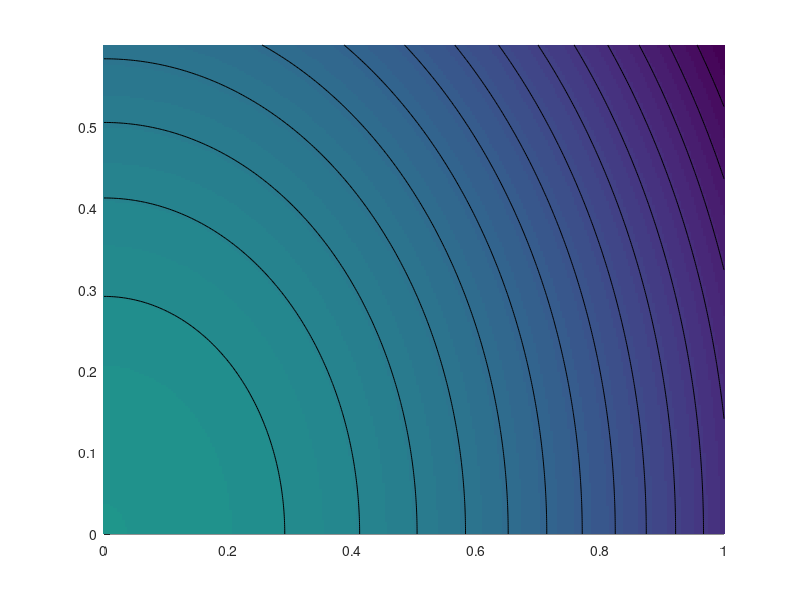

Write MATLAB code to recreate this figure. (Note: this script raises an error after producing the figure.)
%%
% Mirror descent

rep = '../results/mirror-descent/';
[~,~] = mkdir(rep);

bregmode = 'kl';
bregmode = 'sqrt';
bregmode = 'log';
bregmode = 'eucl';


c = [1 4]';

fname = 'linear';
fname = 'quadratic';

switch fname
    case 'quadratic'
        f = @(u,v)(u.^2+v.^2)/2;
        Gradf = @(x)x;
    case 'linear'
        f = @(u,v)u*c(1)+v*c(2);
        Gradf = @(x)c;
end

N = 256;
tx = linspace(0,1,N);
ty = linspace(0,.6,N);
[Y,X] = meshgrid(ty,tx);
F = f(X,Y);

clf; hold on;
imagesc(tx,ty,-F');
contour(tx,ty,F', 15, 'k');

col = {'r' 'g' 'k' 'y'};
breglist = {'kl' 'sqrt' 'log' 'eucl'};

tau = .05;
niter = round(100/tau);

for it = 1:length(bregmode)

    bregmode = breglist{it};

    [R,Ri,phi] = load_bregman(bregmode);


    x = [.95 .55]';
    Z = [];
    for i=1:niter
        Z(:,end+1) = x;
        x = Ri( R(x) - tau*Gradf(x) );
        x = max(x,0);
    end


    plot(Z(1,:),Z(2,:), '-', 'LineWidth', 2, 'MarkerSize', 23, 'color', col{it});
    axis off; axis equal;

end


saveas(gcf, [rep 'mirror-' fname '.png'], 'png');



return;

% triangle simplex

W = 1-U-V;

normalize = @(p)p/sum(p);
p = normalize([1 3 1]);

KL = @(X,Y) sum( X.*log(X./Y) + Y - X, 2);

a = KL( [U(:) V(:) W(:)], repmat(p(:)', [n*n 1]) );
a = reshape(a, [n n]);
a(W<=0)=NaN;

b = KL( repmat(p(:)', [n*n 1]), [U(:) V(:) W(:)] );
b = reshape(b, [n n]);
b(W<=0)=NaN;
